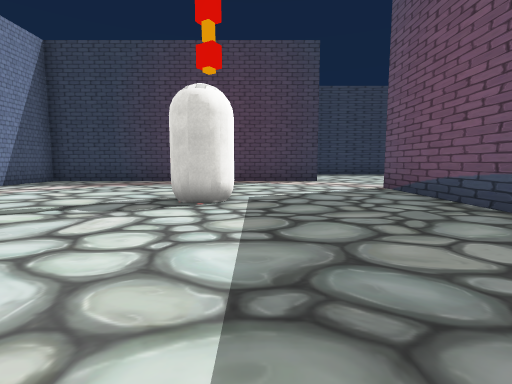
View 1 (above)

24 first-person views from a walk through a 3-D level made in the Unity game engine. The camera is 1.2 m above the floor, tilts 6° down and sees 85° across. The floor is counted in squares, 2 m on a side. Each view is taken from the middle of a square. On the plan, view 1 faces up. The plan holds only what a view shows up to about 9 squares ahead; the rest is blank. The player character is not drawn. Some surface patterns are stand-ins.

View 2
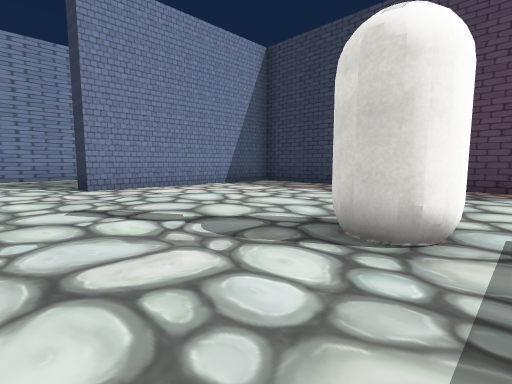

View 3
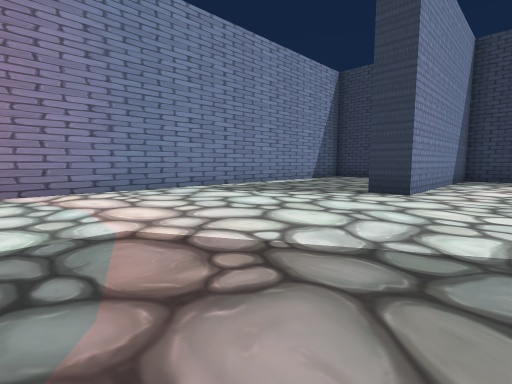

View 4
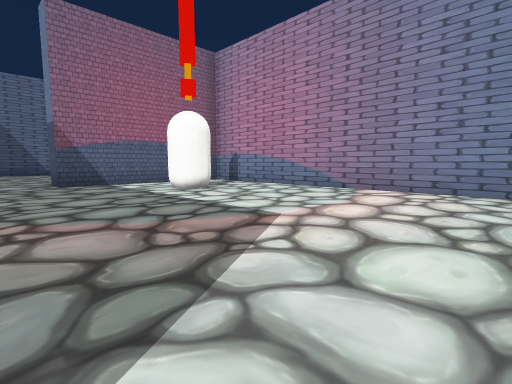

View 5
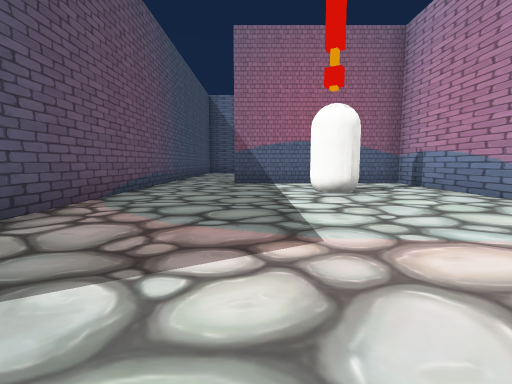

View 6
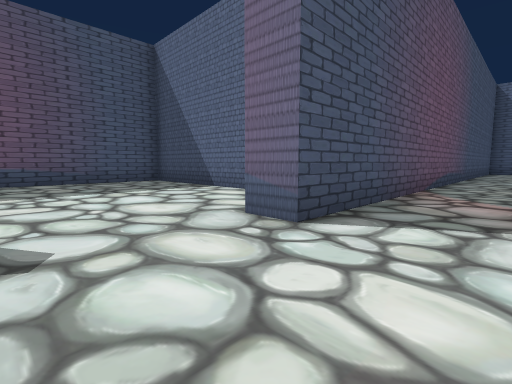

View 7
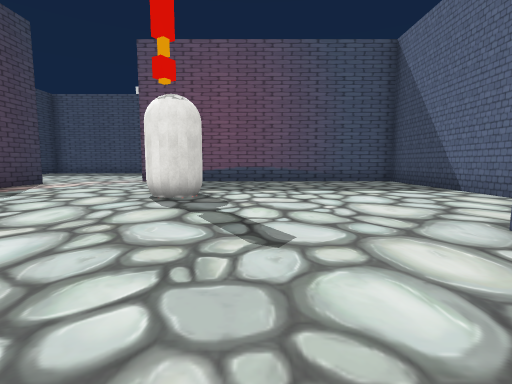

View 8
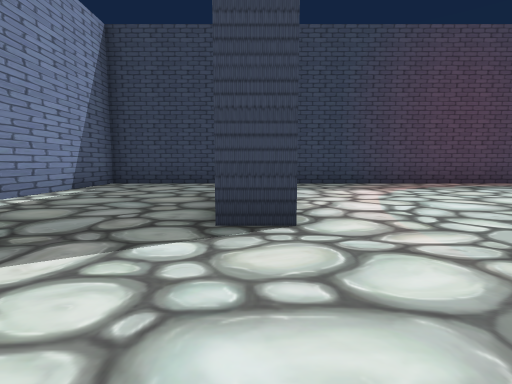

View 9
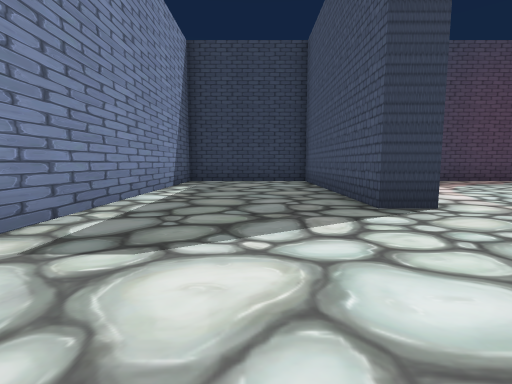

View 10
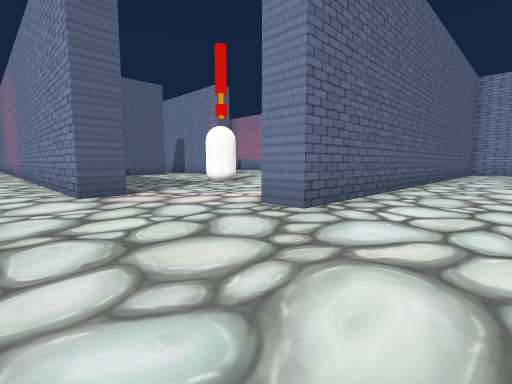

View 11
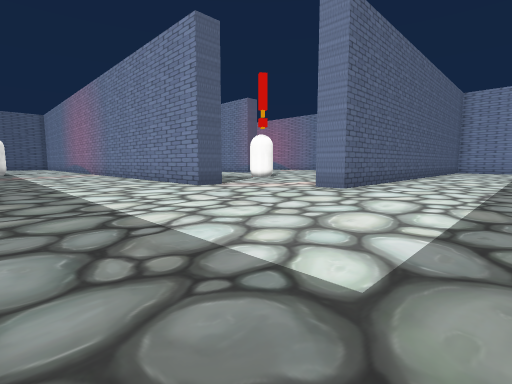

View 12
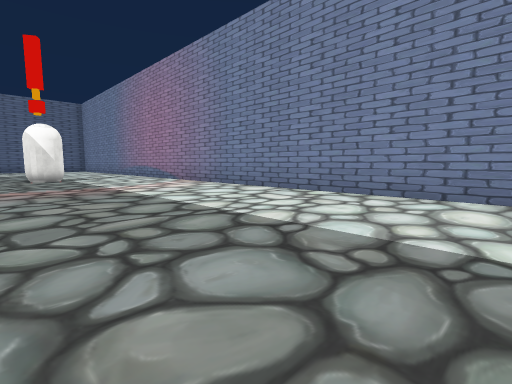

View 13
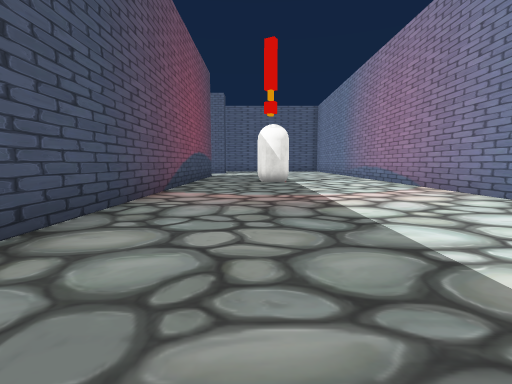

View 14
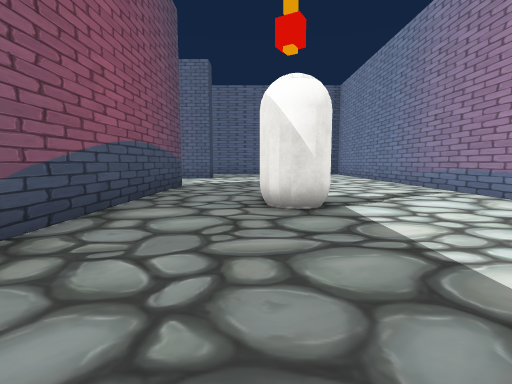

View 15
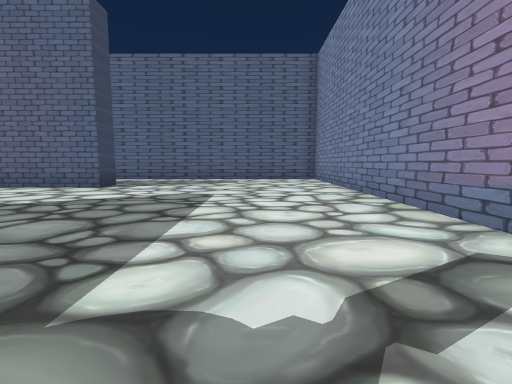

View 16
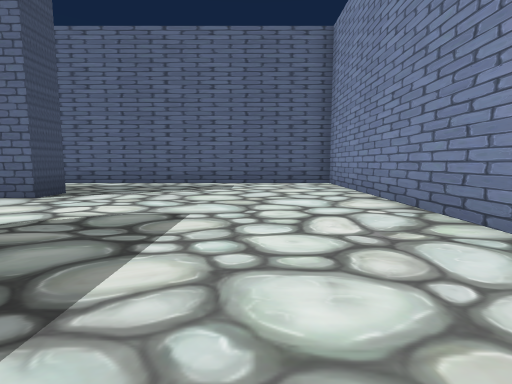

View 17
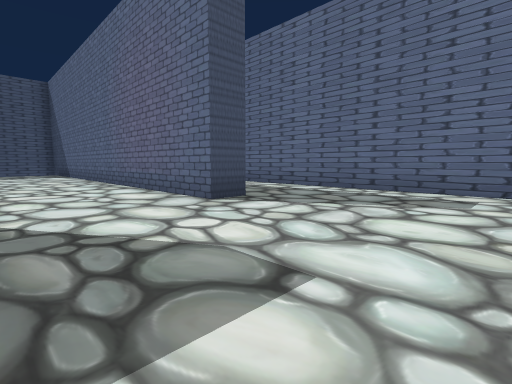

View 18
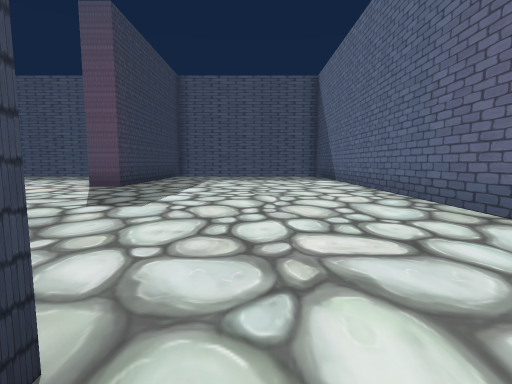

View 19
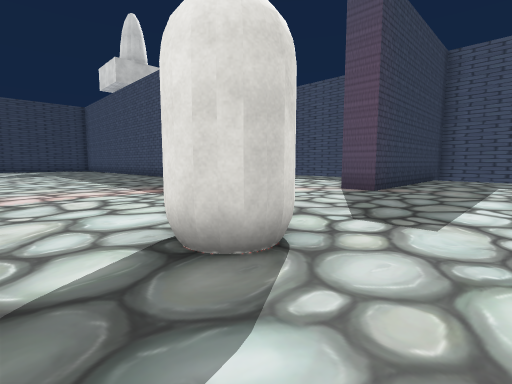

View 20
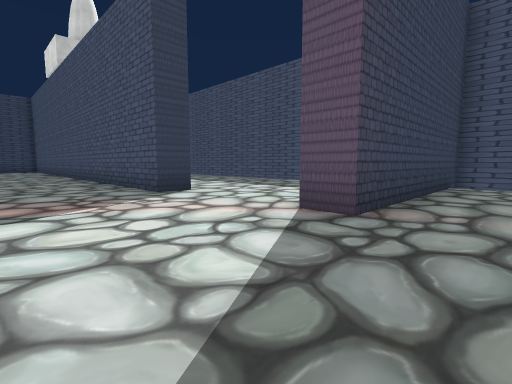

View 21
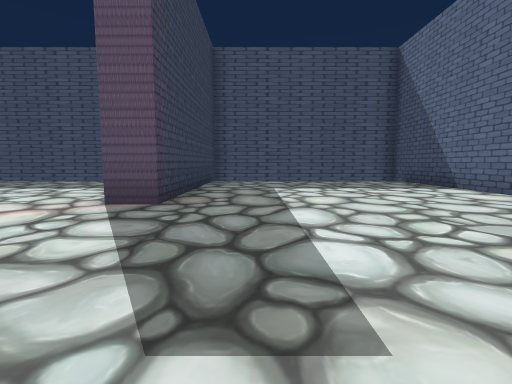

View 22
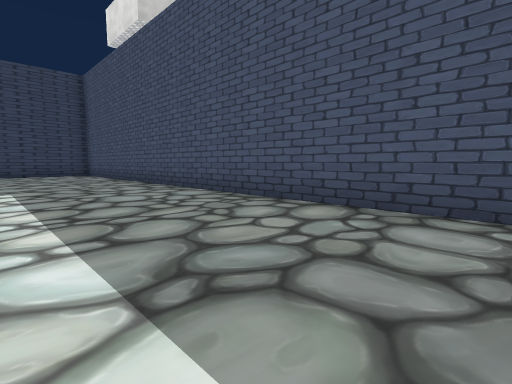

View 23
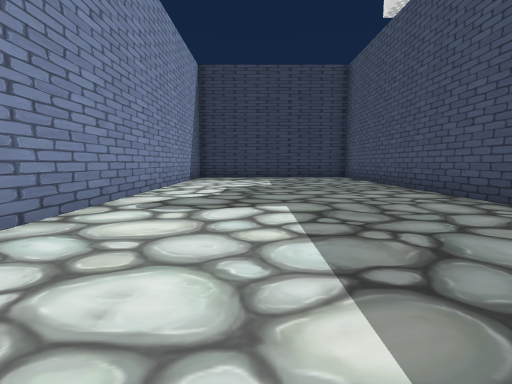

View 24
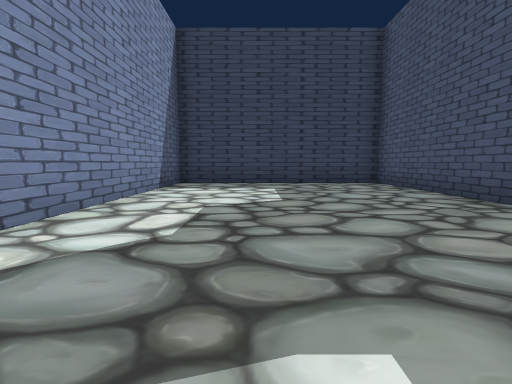

### Floor plan
Points are (right, up) in squares from view 1. A wall is a line through its corners. A room is listed if a view was taken in it or the views show most of it. See-through windows are left out.
Room 1 (views 1, 2, 3, 4, 5, 6, 7, 8, 9)
walls: (-1.4, -1.4) (3.1, -1.4) (3.1, 6.7) (3.8, 6.7); (-8.1, 9.1) (-11.2, 9.1) (-11.2, -7.2) (-6.4, -7.2); (2, 9.1) (-6.6, 9.1) (-6.6, 3.6) (-7.4, 3.6) (-7.4, 9.1); (-4.3, -8.1) (-4.3, 0.7) (-3.5, 0.7)
ways out: opening at (2.5, 7.5) to room 2; opening at (-5.5, -8)
objects: capsule (-9, -5); capsule (-1, 4) to (-1, 5)
Room 2 (views 10, 11, 12, 13, 14, 15, 16, 17, 18, 19, 20, 21, 22, 23, 24)
walls: (17.5, -1.6) (16.6, -1.6) (16.6, 14.3) (10.7, 14.3) (10.7, 5.4); (3.8, 6.7) (3.8, -15.2) (12.6, -15.2); (10, -8.5) (10, 2); (22.5, -5.6) (17, -5.6) (17, -4.8); (9.8, -12.5) (9.8, -11.7) (22.1, -11.7); (-5.8, 9.9) (2, 9.9) (2, 9.1)
ways out: opening at (2.5, 7.5) to room 1
objects: capsule (7, -5) to (8, -5); capsule (12, -6) to (13, -6)

Positions as (right, up) in squares from view 1, and headings:
1: (0, 0), facing up
2: (0, 2), facing up-left
3: (-5, -2), facing up-left
4: (-5, 1), facing down-left
5: (-7, 1), facing down
6: (-6, 3), facing down-right
7: (-6, 3), facing right
8: (-7, 1), facing up
9: (-9, 0), facing up
10: (5, 12), facing down-left
11: (8, 13), facing down-left
12: (9, 6), facing down-left
13: (8, 4), facing down
14: (8, -1), facing down
15: (6, -5), facing down
16: (6, -7), facing down
17: (6, -9), facing down-right
18: (10, -9), facing right
19: (11, -8), facing up-right
20: (14, -7), facing up-right
21: (13, -7), facing right
22: (13, 0), facing up-right
23: (13, 3), facing up
24: (13, 6), facing up
